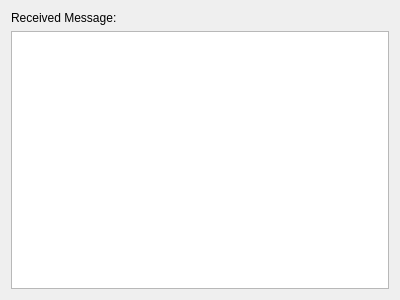
<?xml version="1.0" encoding="UTF-8"?>
<ui version="4.0">
 <class>Dialog</class>
 <widget class="QDialog" name="Dialog">
  <property name="geometry">
   <rect>
    <x>0</x>
    <y>0</y>
    <width>400</width>
    <height>300</height>
   </rect>
  </property>
  <property name="windowTitle">
   <string>Dialog</string>
  </property>
  <layout class="QVBoxLayout" name="verticalLayout">
   <item>
    <widget class="QLabel" name="label">
     <property name="text">
      <string>Received Message:</string>
     </property>
    </widget>
   </item>
   <item>
    <widget class="QPlainTextEdit" name="receiveTextEdit"/>
   </item>
  </layout>
 </widget>
 <layoutdefault spacing="6" margin="11"/>
 <resources/>
 <connections/>
</ui>
